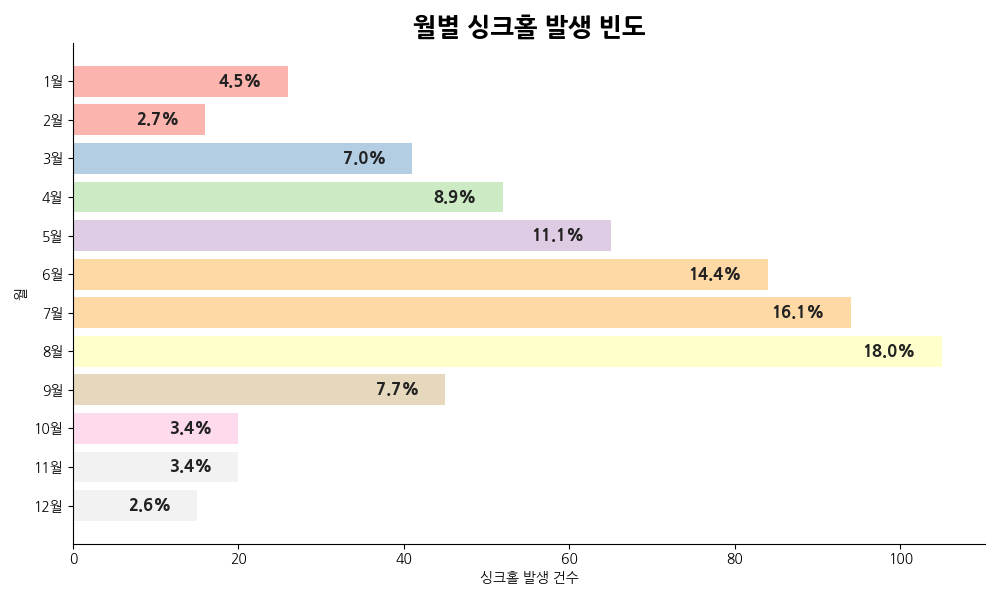

The script that saved this image:
import pandas as pd
import matplotlib.pyplot as plt
import matplotlib.font_manager as fm

# 한글 폰트 설정 (윈도우/리눅스 호환)
font_path = fm.findSystemFonts(fontpaths=None, fontext='ttf')
font_name = None
for path in font_path:
    if 'NanumGothic' in path or 'Malgun' in path or 'AppleGothic' in path:
        font_name = fm.FontProperties(fname=path).get_name()
        break
plt.rc('font', family=font_name if font_name else 'DejaVu Sans')

# CSV 파일 읽기
df = pd.read_csv('sinkholes.csv', encoding='utf-8', skiprows=1)

# '사고발생일자'에서 월 추출
def extract_month(date_str):
    try:
        # '2024-12-23 오전 00:00' 또는 '2024-01-23 ...' 등에서 월 추출
        parts = str(date_str).split('-')
        if len(parts) < 2:
            return None
        month_str = parts[1].strip()
        if len(month_str) == 1:
            month = int(month_str)
        elif len(month_str) == 2 and month_str.isdigit():
            month = int(month_str)
        else:
            return None
        if 1 <= month <= 12:
            return month
        return None
    except Exception:
        return None

df['월'] = df['사고발생일자'].apply(extract_month)

# 월별 사고 건수 집계 (1~12월 모두 표시)
month_counts = df.groupby('월').size().reindex(range(1,13), fill_value=0)

# y축 레이블: 1월~12월
month_labels = [f'{i}월' for i in range(1,13)]

# 파스텔톤 컬러 지정 (Pastel1 12색)
from matplotlib import cm
colors = cm.get_cmap('Pastel1', 12).colors

# 퍼센트 계산
total = month_counts.sum()
percentages = (month_counts.values / total * 100) if total > 0 else [0]*12

plt.figure(figsize=(10,6))
bars = plt.barh(range(1,13), month_counts.values, color=colors)
plt.ylabel('월')
plt.xlabel('싱크홀 발생 건수')
plt.title('월별 싱크홀 발생 빈도', fontsize=18, fontweight='bold')
plt.yticks(range(1,13), month_labels)
plt.gca().invert_yaxis()  # 1월이 위로 오도록

# 맨 윗줄(상단)과 맨 오른쪽(우측) 테두리 선 제거
ax = plt.gca()
ax.spines['top'].set_visible(False)
ax.spines['right'].set_visible(False)

# 각 막대에 퍼센트 표시 (더 진하게, 막대 내부 오른쪽 끝에 위치, 값이 0이면 표시 안함)
for i, (bar, count, pct) in enumerate(zip(bars, month_counts.values, percentages)):
    if count == 0:
        continue
    # 막대 내부 오른쪽 끝에서 약간 왼쪽에 위치
    xpos = bar.get_width() - max(month_counts.values)*0.03
    xpos = max(xpos, 0)  # 음수 방지
    plt.text(xpos, bar.get_y() + bar.get_height()/2,
             f'{pct:.1f}%', va='center', ha='right', fontsize=12, color='#222', fontweight='bold')

plt.tight_layout()
plt.savefig('sinkhole_monthly_bar.png')
plt.show()
